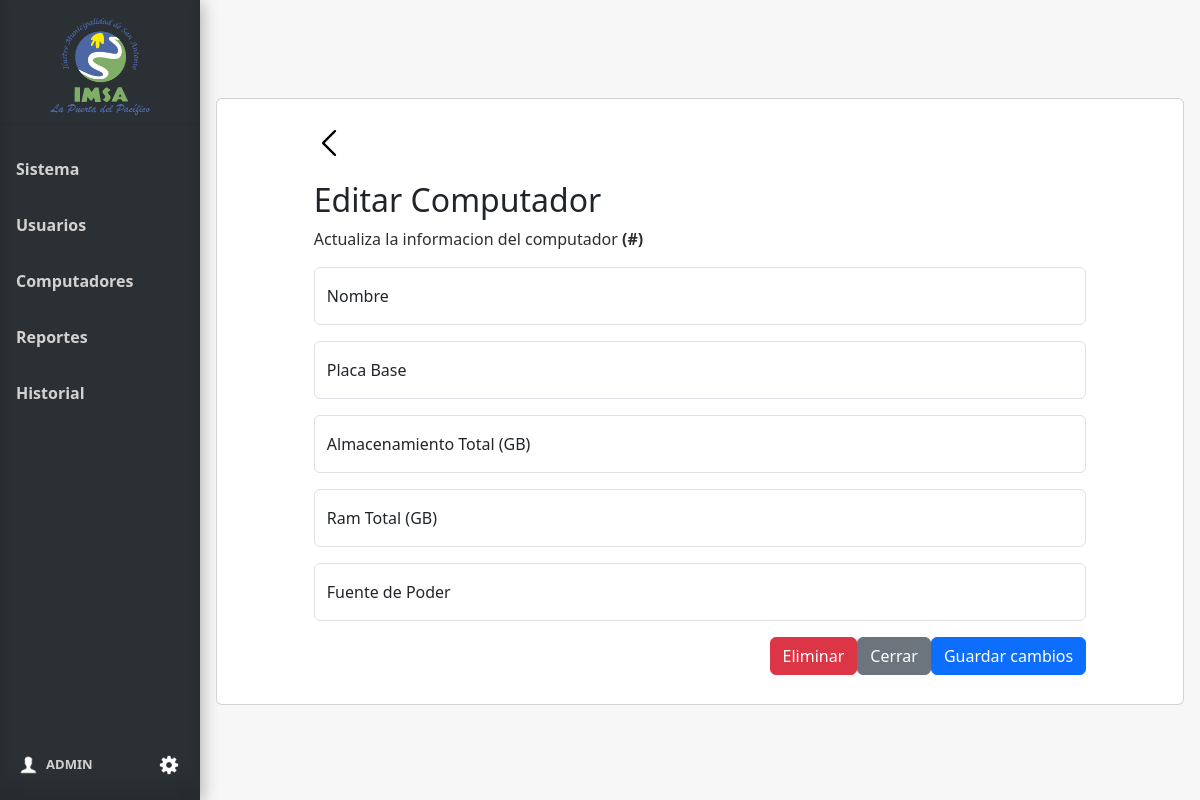
The page /editar_computador/4 (signed in) on the database as committed earlier.
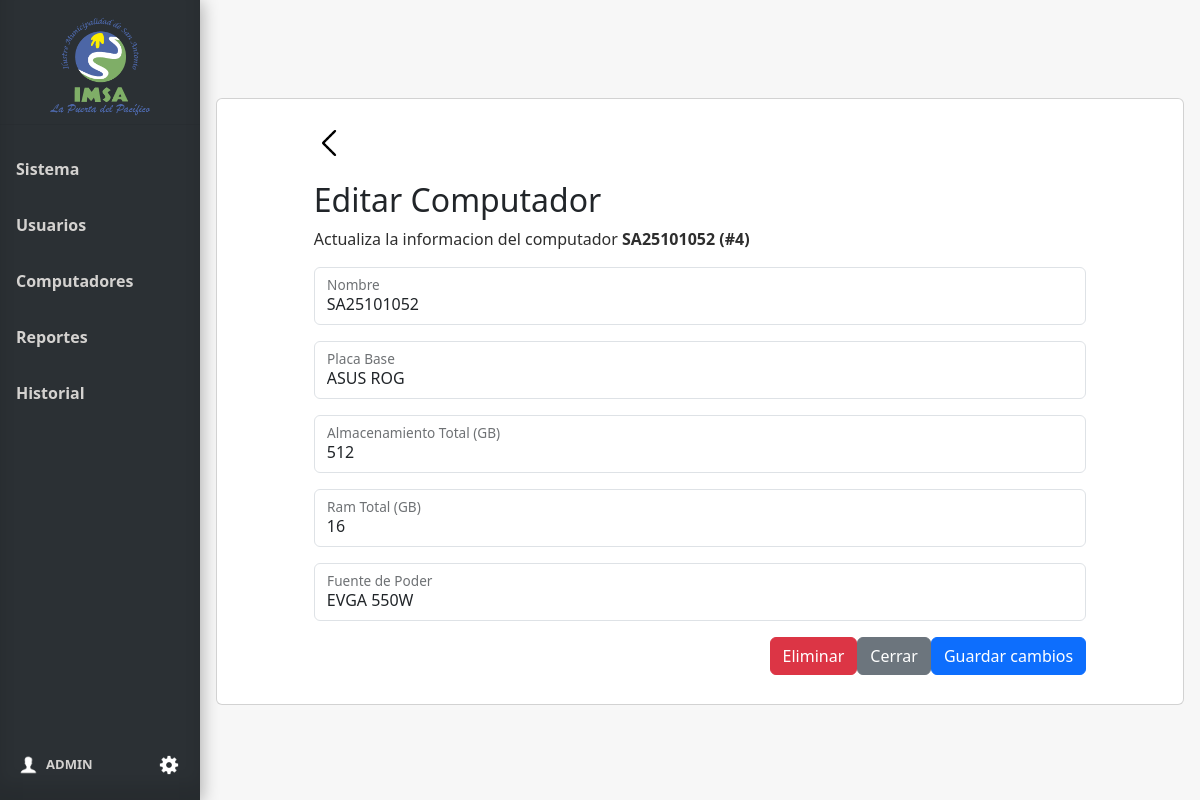
The same page on the database as committed later.
### tables this page shows
CREATE TABLE Pc (
    Id_pc INTEGER PRIMARY KEY AUTOINCREMENT,
    Nombre_pc VARCHAR(100),
    Placa VARCHAR(50),
    Almacenamiento INTEGER,  -- en GB
    Ram INTEGER,    -- en GB
    Fuente VARCHAR(100)
);

### app.py (the view)
@app.route('/editar_computador/<int:id_pc>', methods=['GET'])
@login_required
def editar_computador(id_pc):
    conn = get_db_connection()
    pc = conn.execute('''
        SELECT *
        FROM Pc
        WHERE Pc.Id_pc = ?
    ''', (id_pc,)).fetchone()
    conn.close()
    return render_template('editar_computador.html', pc=pc,  user=current_user)

### app.py (called while the page is built)
@login_manager.user_loader
def load_user(user_id):
    return Usuario.get_by_id(user_id)

def get_db_connection():
    conn = sqlite3.connect('database.db')
    conn.row_factory = sqlite3.Row
    return conn

### model.py (called while the page is built)
def get_db_connection():
    conn = sqlite3.connect('database.db')
    conn.row_factory = sqlite3.Row
    return conn

    @staticmethod
    def get_by_id(id_usuario):
        conn = get_db_connection()
        user_data = conn.execute('SELECT * FROM Usuario WHERE Id_usuario = ?', (id_usuario,)).fetchone()
        conn.close()
        if user_data:
            return Usuario(user_data['Id_usuario'], user_data['Nombre_user'], user_data['Email'], user_data['psw'])
        return None

### templates/editar_computador.html (shortened to what this page needs)
{% extends 'base.html' %}
{% block head %}
<link rel="stylesheet" href="{{ url_for('static', filename='css/style_editar_usuario.css')}}">
{% endblock %}
{% block content %}
<div class="card text-start mb-3">
    <div class="bodyBack">
        <a id="botonBack" href="{{url_for('computadores')}}" aria-valuetext="a"><img id="imgBack"
                src="{{ url_for('static', filename='img/icon-back.png')}}" alt="icon-back" width="30px"></a>
    </div>
    <form id="editForm" method="post" action="{{ url_for('editar_computador_form') }}">
        <div class="modal-body">
            <h2>Editar Computador</h2>
            <p>Actualiza la informacion del computador <b>{{ pc['Nombre_pc'] }} (#{{ pc['Id_pc'] }}) </b></p>
            <div class="form-floating mb-3">
                <input type="text" id="nombre_computador" name="nombre_computador" class="form-control" placeholder=""
                    value="{{ pc['Nombre_pc'] }}">
                <label for="nombre_computador">Nombre</label>
            </div>
            <div class="form-floating mb-3">
                <input type="text" id="nombre_placa" name="nombre_placa" class="form-control" placeholder=""
                    value="{{ pc['Placa'] }}">
                <label for="nombre_placa">Placa Base</label>
            </div>
            <div class="form-floating mb-3">
                <input type="number" id="almacenamiento" name="almacenamiento" class="form-control" placeholder=""
                    value="{{ pc['Almacenamiento'] }}">
                <label for="almacenamiento">Almacenamiento Total (GB)</label>
            </div>
            <div class="form-floating mb-3">
                <input type="number" id="ram" name="ram" class="form-control" placeholder=""
                    value="{{ pc['Ram'] }}">
                <label for="ram">Ram Total (GB)</label>
            </div>
            <div class="form-floating mb-3">
                <input type="text" id="fuente" name="fuente" class="form-control" placeholder=""
                    value="{{ pc['Fuente'] }}">
                <label for="fuente">Fuente de Poder</label>
            </div>
        </div>
        <div class="modal-footer">
            <button type="submit" class="btn btn-danger"
                onclick="document.getElementById('action').value='delete';">Eliminar</button>
            <a href="{{url_for('computadores')}}"><button type="button" class="btn btn-secondary">Cerrar</button></a>
            <button type="submit" class="btn btn-primary"
                onclick="document.getElementById('action').value='save';">Guardar
                cambios</button>
        </div>
    </form>
</div>
{% endblock %}

Rows that differ between the two databases and show on the page:
added Pc: Nombre_pc "SA25101052", Id_pc "4", nombre_computador "SA25101052", nombre_placa "ASUS ROG", almacenamiento "512", ram "16", fuente "EVGA 550W"
